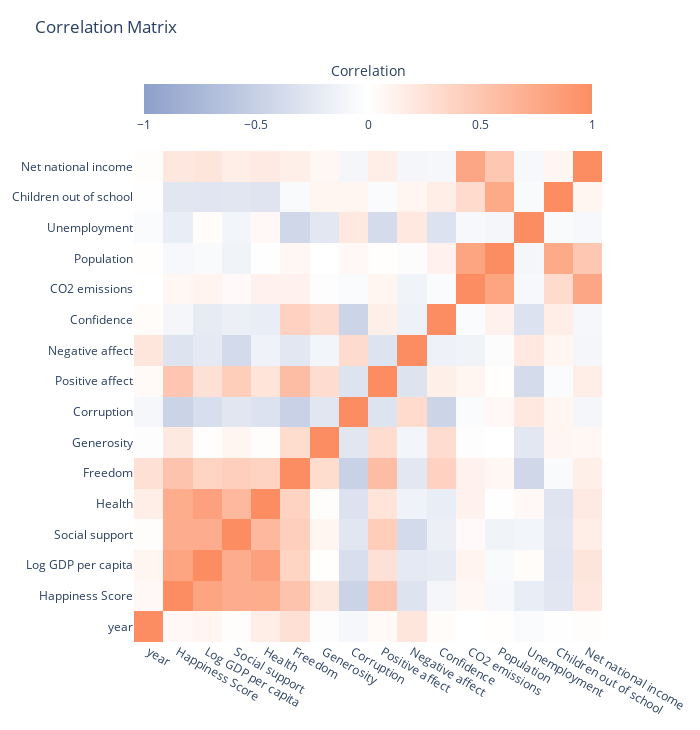

Here is the notebook cell this chart was saved with:
### Markdown cell above
## Corr matrix by Plotly

### Code cell
import plotly.express as px
import plotly.graph_objects as go
import numpy as np

df_corr = df.corr() # Generate correlation matrix

fig = go.Figure()
fig.add_trace(
    go.Heatmap(
        x = df_corr.columns,
        y = df_corr.index,
        z = np.around(np.array(df_corr),decimals = 2),
        hovertemplate ="X: %{x}"+# change the hover info
                    "<br>Y: %{y}"+
                    "<br>Correlation Value: %{z}"+
                    "<extra></extra>",
        colorscale=[[0.0, 'rgb(141,160,203)'],# change the color scale
                    [0.5,'white'],
                    [1.0, 'rgb(252,141,98)']],
        hoverongaps = True,
        zmid=0,
        colorbar=dict(
        title = "Correlation",
        titleside="top",
        orientation = 'h'# change the color bar on the top

        )
    )
)

fig.update_layout(
    title='Correlation Matrix',
    xaxis_nticks=36)
fig.layout.height = 730
fig.layout.width = 700

fig.show()
fig.write_html("../img/HeatMap.html")

### Figure 1 — Plotly figure (JSON) as saved in the notebook; plotly's stock layout.template omitted (floating-point values rounded to 4 significant figures; data arrays with more than 128 entries replaced by an {"elided": "..."} marker saying what was removed)
{"data": [{"colorbar": {"orientation": "h", "title": {"side": "top", "text": "Correlation"}}, "colorscale": [[0, "rgb(141,160,203)"], [0.5, "white"], [1, "rgb(252,141,98)"]], "hoverongaps": true, "hovertemplate": "X: %{x}<br>Y: %{y}<br>Correlation Value: %{z}<extra></extra>", "type": "heatmap", "x": ["year", "Happiness Score", "Log GDP per capita", "Social support", "Health", "Freedom", "Generosity", "Corruption", "Positive affect", "Negative affect", "Confidence", "CO2 emissions", "Population", "Unemployment", "Children out of school", "Net national income"], "y": ["year", "Happiness Score", "Log GDP per capita", "Social support", "Health", "Freedom", "Generosity", "Corruption", "Positive affect", "Negative affect", "Confidence", "CO2 emissions", "Population", "Unemployment", "Children out of school", "Net national income"], "z": {"elided": "16x16 float values"}, "zmid": 0}], "layout": {"height": 730, "title": {"text": "Correlation Matrix"}, "width": 700, "xaxis": {"nticks": 36}}}
